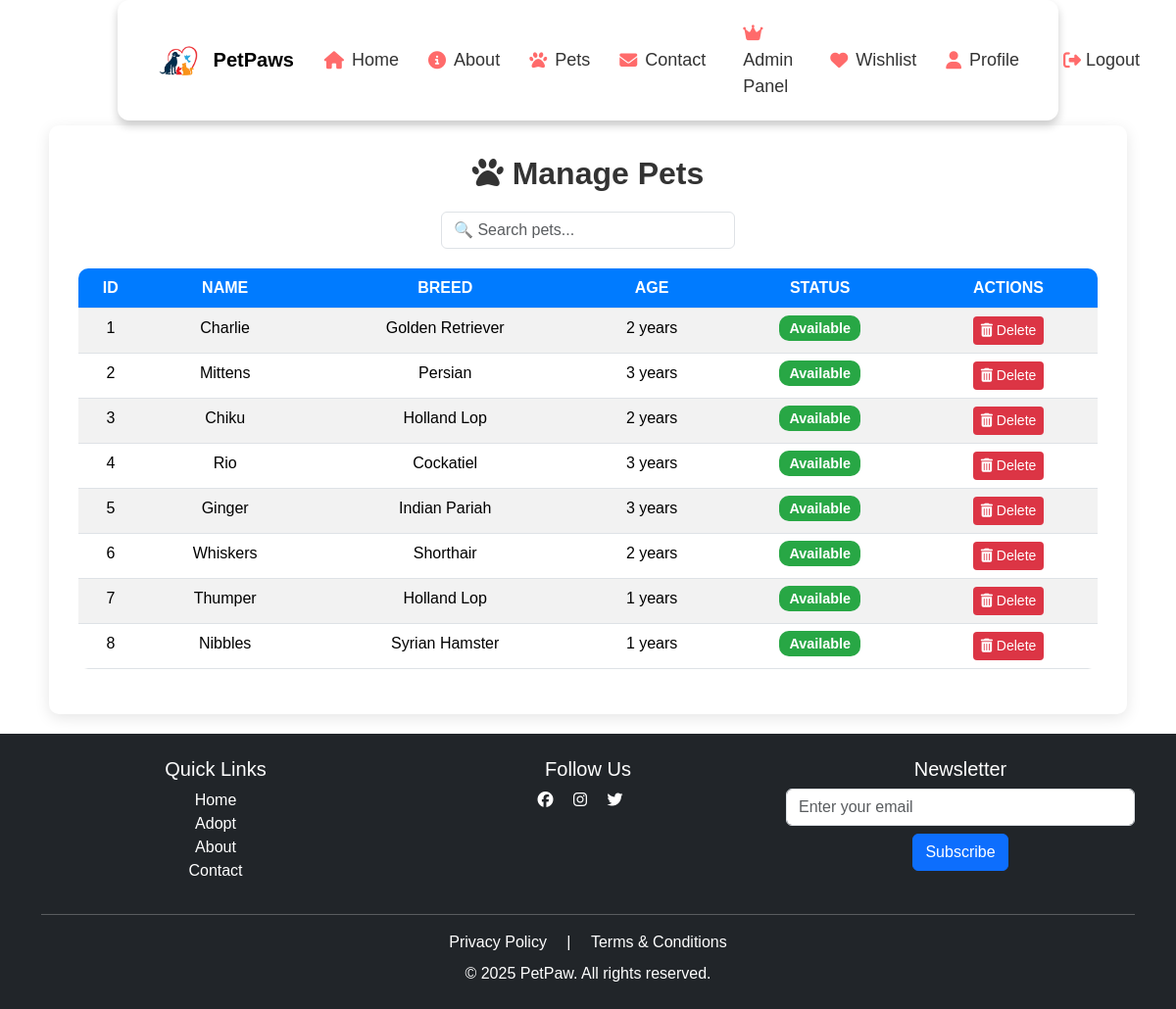
Before: /manage_pets (signed in) with the older database file.
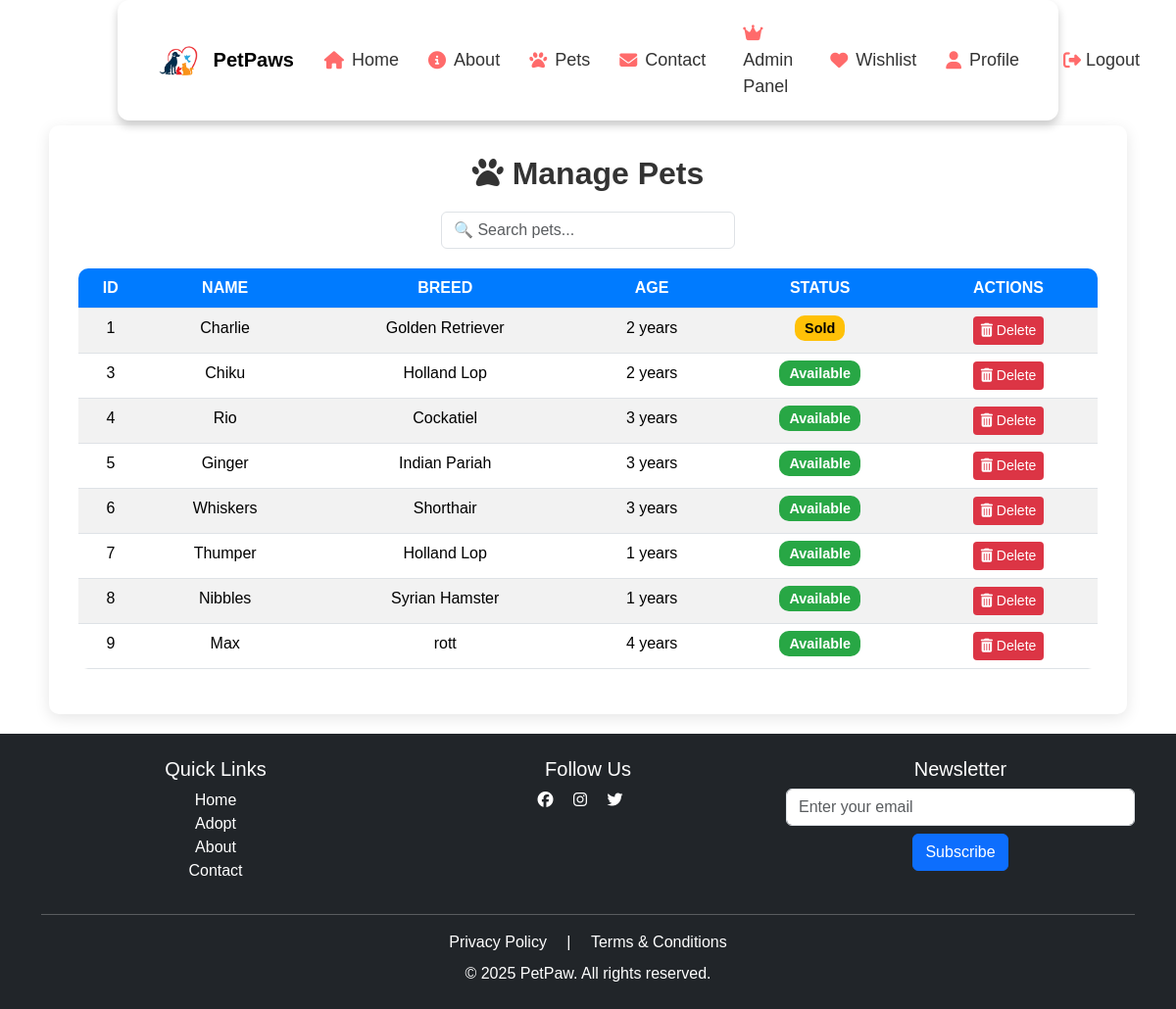
After: the same page with the newer database file.
### app.py (models this page shows, shortened)
class Pet(db.Model):
    id = db.Column(db.Integer, primary_key=True)
    name = db.Column(db.String(100), nullable=False)
    breed = db.Column(db.String(100), nullable=False)
    age = db.Column(db.Integer, nullable=False)
    description = db.Column(db.Text, nullable=True)
    image_filename = db.Column(db.String(255), nullable=True, default="default_pet.jpg")  # Default image if none uploaded
    status = db.Column(db.String(50), default="Available")  # Available, Adopted, etc.
    owner_id = db.Column(db.Integer, db.ForeignKey("user.id"), nullable=False)  # Link to User table
    medical_issues = db.Column(db.String(255), nullable=True)  # Any medical issues (Yes/No + Description)
    pet_type = db.Column(db.String(50), nullable=False)  # Dropdown (Dog, Cat, Bird, Horse, Other)
    other_pet_type = db.Column(db.String(100), nullable=True)  # If "Other" is selected
    address = db.Column(db.String(255), nullable=False)  # Pet's location
    owner = db.relationship("User", backref="pets")

### app.py (the view)
@app.route("/manage_pets")
@login_required
@admin_required
def manage_pets():
    pets = Pet.query.all()  # Fetch all pets from the database
    return render_template("manage_pets.html", pets=pets)

### app.py (called while the page is built)
@login_manager.user_loader
def load_user(user_id):
    return User.query.get(int(user_id))

def admin_required(func):
    @wraps(func)
    def wrapper(*args, **kwargs):
        if current_user.role != 'admin':  # Restrict access
            flash("Access denied! Admins only.", "danger")
            return redirect(url_for('dashboard'))  # Redirect to dashboard
        return func(*args, **kwargs)
    return wrapper

### templates/manage_pets.html (shortened to what this page needs)
{% extends "base.html" %}
{% block content %}
<div class="container mt-5">
    <div class="manage-pets-container">
        <h2><i class="fas fa-paw"></i> Manage Pets</h2>
        <input type="text" id="searchPet" class="form-control search-box" placeholder="🔍 Search pets..." onkeyup="filterPets()">
        <table class="table table-hover table-striped mt-3">
            <thead>
                <tr>
                    <th>ID</th>
                    <th>Name</th>
                    <th>Breed</th>
                    <th>Age</th>
                    <th>Status</th>
                    <th>Actions</th>
                </tr>
            </thead>
            <tbody id="petTable">
                {% for pet in pets %}
                <tr>
                    <td>{{ pet.id }}</td>
                    <td>{{ pet.name }}</td>
                    <td>{{ pet.breed }}</td>
                    <td>{{ pet.age }} years</td>
                    <td>
                        <span class="status-badge
                            {% if pet.status == 'Available' %}available{% elif pet.status == 'Adopted' %}adopted{% else %}pending{% endif %}">
                            {{ pet.status }}
                        </span>
                    </td>
                    <td>
                        <a href="{{ url_for('admin_delete_pet', id=pet.id) }}" class="btn btn-danger btn-sm" onclick="return confirm('Are you sure?')">
                            <i class="fas fa-trash-alt"></i> Delete
                        </a>
                    </td>
                </tr>
                {% endfor %}
            </tbody>
        </table>
    </div>
</div>
{% endblock %}

Changed rows visible on the page:
removed Pet: id "2", name "Mittens", breed "Persian", age "3", status "Available"
changed Pet "Charlie": status "Available" → "Sold"
changed Pet "Whiskers": age "2" → "3"
added Pet: id "9", name "Max", breed "rott", age "4", status "Available"
